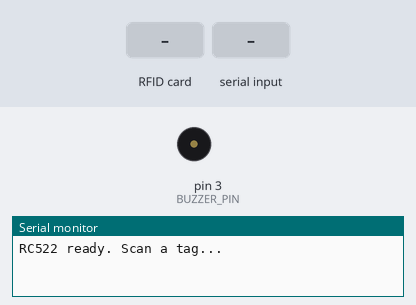
The sketch below on a simulated Arduino Uno, built for the host (arithmetic inside an expression is 32-bit, double 64-bit). Shown: buzzer (waves = sounding), the last lines printed to the serial monitor. The test bench sets the inputs (shaded band).

Above: at 1.2 s.
1.3 s: RFID card 5E 7A 19 C4 held to the reader
At 1.9 s:
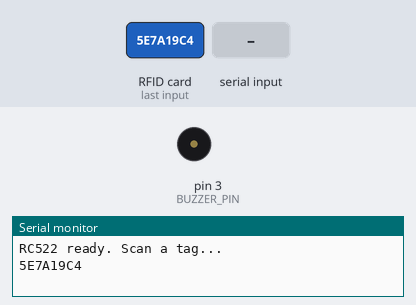
2.9 s: "90,45\n" received over Serial
At 4.7 s:
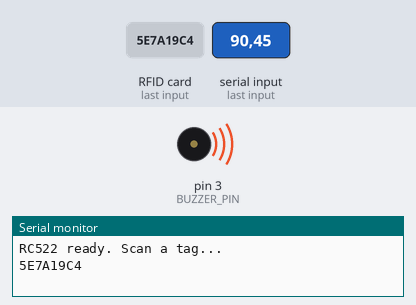
Timing chart, 0 to 6.4 s (numbered marks = the images above; inputs shaded):
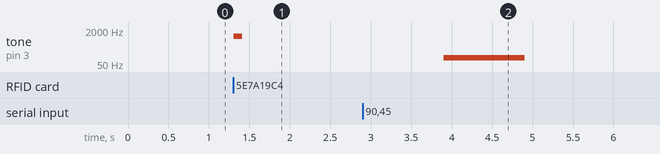

The sketch:

ESPscannerNFC.ino
```cpp
#include <SPI.h>
#include <MFRC522.h>

const uint8_t SCK_PIN  = 6;
const uint8_t MISO_PIN = 4;
const uint8_t MOSI_PIN = 5;
const uint8_t SS_PIN   = 10;
const uint8_t RST_PIN  = 9;
const uint8_t BUZZER_PIN = 3;

MFRC522 rfid(SS_PIN, RST_PIN);

void setup() {
  Serial.begin(115200);
  pinMode(BUZZER_PIN, OUTPUT);
  while (!Serial) { delay(10); }
  SPI.begin(SCK_PIN, MISO_PIN, MOSI_PIN, SS_PIN);
  rfid.PCD_Init();
  Serial.println("RC522 ready. Scan a tag...");
}

void loop() {
  if (!rfid.PICC_IsNewCardPresent()) return;
  if (!rfid.PICC_ReadCardSerial()) return;

  tone(BUZZER_PIN, 1000); // Valid beep
  delay(100);
  noTone(BUZZER_PIN);


  // Print UID as HEX string (no spaces)
  for (byte i = 0; i < rfid.uid.size; i++) {
    if (rfid.uid.uidByte[i] < 0x10) Serial.print("0");
    Serial.print(rfid.uid.uidByte[i], HEX);
  }
  Serial.println();

  rfid.PICC_HaltA();
  rfid.PCD_StopCrypto1();
  delay(300);

  while (!Serial.available());
  int x = Serial.readString().toInt();

  if(x == 1) {

} else {
    tone(BUZZER_PIN, 100); // Invalid beep
    delay(1000);
}
noTone(BUZZER_PIN);
}
```

Measured:
- after the input at 1.3 s, tone on pin 3 (BUZZER_PIN): silent → 1000 Hz at once, → silent 0.10 s later
- after the input at 2.9 s, tone on pin 3 (BUZZER_PIN): silent → 100 Hz after 1.0 s, → silent 1.0 s later
